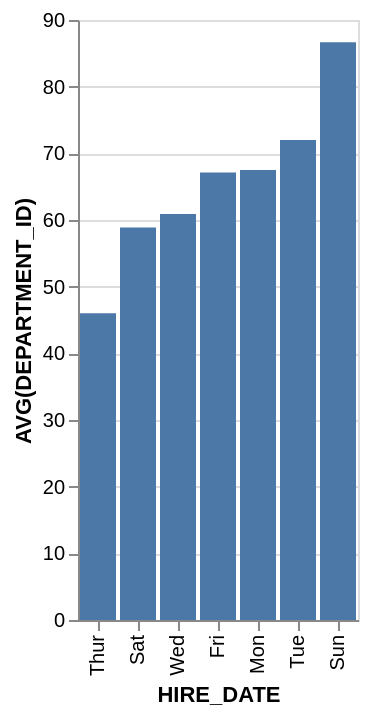

The specification (Vega-Lite) saved for this image:
### Vega-Lite specification from a JSON file in a GitHub repository (floating-point values rounded to 4 significant figures)
{"data": {"values": [{"x_data": "Mon", "y_data": 67.5}, {"x_data": "Tue", "y_data": 72}, {"x_data": "Wed", "y_data": 60.91}, {"x_data": "Thur", "y_data": 46}, {"x_data": "Fri", "y_data": 67.14}, {"x_data": "Sat", "y_data": 58.89}, {"x_data": "Sun", "y_data": 86.67}]}, "mark": "bar", "encoding": {"x": {"field": "x_data", "type": "nominal", "title": "HIRE_DATE", "sort": {"op": "sum", "field": "y_data", "order": "ascending"}}, "y": {"field": "y_data", "type": "quantitative", "title": "AVG(DEPARTMENT_ID)"}}}
